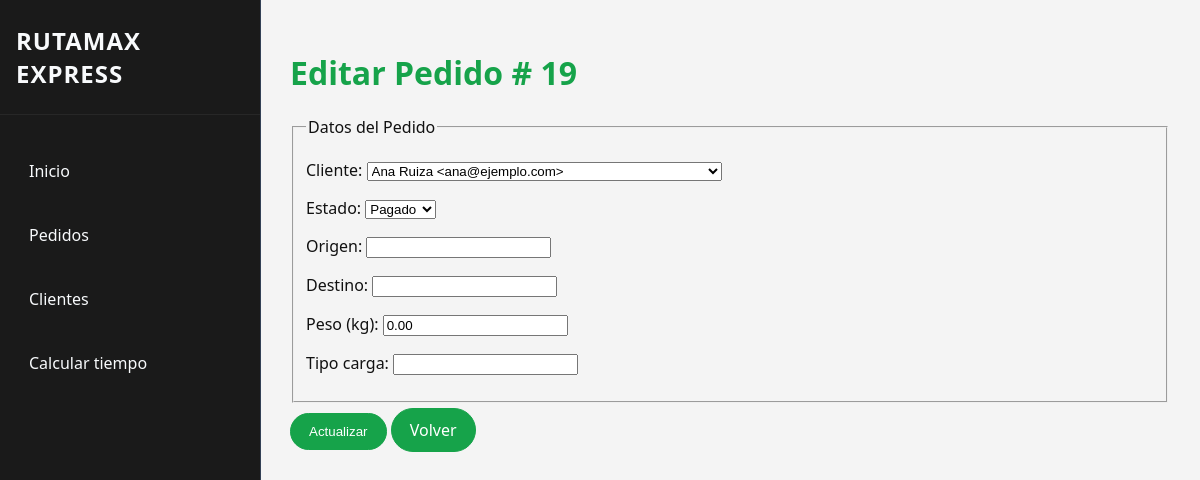
Page /pedidos/19/editar-items on the committed database.
### tienda/models.py (models this page shows, shortened)
class Pedido(models.Model):
    ESTADOS = [
        ("CREADO", "Creado"),
        ("PAGADO", "Pagado"),
        ("ENVIADO", "Enviado"),
        ("CERRADO", "Cerrado"),
    ]
    cliente = models.ForeignKey(Cliente, on_delete=models.CASCADE, related_name="pedidos")
    fecha = models.DateTimeField(auto_now_add=True)
    estado = models.CharField(max_length=7, choices=ESTADOS, default="CREADO")
    origen = models.CharField(max_length=200, blank=True, default="", verbose_name="Ciudad de origen")
    destino = models.CharField(max_length=200, blank=True, default="", verbose_name="Ciudad de destino")
    tipo_carga = models.CharField(max_length=100, blank=True, default="", verbose_name="Tipo de carga")
    peso_kg = models.DecimalField(max_digits=8, decimal_places=2, default=0, verbose_name="Peso (kg)")
    tiempo_estimado = models.DecimalField(max_digits=6, decimal_places=2, blank=True, null=True, verbose_name="Tiempo estimado (horas)")

### tienda/views.py (the view)
# urls.py: path("pedidos/<int:pk>/editar-items", views.editar_pedido_items, name="editar_pedido_items"),
@transaction.atomic
def editar_pedido_items(request, pk):
    pedido = get_object_or_404(Pedido, pk=pk)
    opciones = obtener_opciones()
    if request.method == "POST":
        pedido_form = PedidoSimpleForm(request.POST, instance=pedido, opciones=opciones)
        if pedido_form.is_valid():
            pedido = pedido_form.save(commit=False)
            pedido.tiempo_estimado = predecir_tiempo({
                "origen": pedido.origen,
                "destino": pedido.destino,
                "tipo_carga": pedido.tipo_carga,
                "peso_kg": float(pedido.peso_kg or 0),
            })
            pedido.save()
            return redirect("tienda:detalle_pedido", pk=pedido.pk)
    else:
        pedido_form = PedidoSimpleForm(instance=pedido, opciones=opciones)
    return render(request, "tienda/editar_pedido_items.html", {
        "pedido": pedido,
        "pedido_form": pedido_form,
        "opciones": opciones,
    })

### core/ia/tiempo_viaje/predictor.py (called while the page is built, shortened)
def cargar_recursos():
    global modelo, label_encoders, dataset
    if modelo is None:
        if os.path.exists(MODELO_JSON_PATH):
            modelo = cargar_recurso(MODELO_JSON_PATH, default=None)
        elif os.path.exists(MODELO_PATH):
            modelo = cargar_recurso(MODELO_PATH, default=None)
    if label_encoders is None:
        if os.path.exists(ENCODERS_JSON_PATH):
            label_encoders = cargar_recurso(ENCODERS_JSON_PATH, default={})
        elif os.path.exists(ENCODERS_PATH):
            label_encoders = cargar_recurso(ENCODERS_PATH, default={})
    if dataset is None:
        try:
            dataset = pd.read_csv(DATASET_PATH)
        except Exception as exc:
            print(f"Advertencia: no se pudo cargar '{DATASET_PATH}': {exc}")
            dataset = pd.DataFrame()

def obtener_opciones():
    cargar_recursos()
    opciones = {
        "tipos_carga": [],
        "origenes": [],
        "destinos": []
    }
    if opciones["tipos_carga"] == [] and not dataset.empty:
        opciones["tipos_carga"] = sorted(dataset["NATURALEZA"].dropna().unique()) if "NATURALEZA" in dataset.columns else []
    if opciones["origenes"] == [] and not dataset.empty:
        opciones["origenes"] = sorted(dataset["CARGUE"].dropna().unique()) if "CARGUE" in dataset.columns else []
    if opciones["destinos"] == [] and not dataset.empty:
        opciones["destinos"] = sorted(dataset["DESCARGUE"].dropna().unique()) if "DESCARGUE" in dataset.columns else []
    return opciones

### tienda/models.py (called while the page is built)
    def __str__(self):
        return f"{self.nombre} <{self.email}>"

### tienda/templates/tienda/editar_pedido_items.html (shortened to what this page needs)
{% extends 'tienda/base.html' %}
{% block content %}
    <h1>Editar Pedido # {{ pedido.id }}</h1>
    <form method="post">
        <fieldset>
            <legend>Datos del Pedido</legend>
            {{ pedido_form.as_p }}
        </fieldset>
        <button class="btn primary">Actualizar</button>
        <a class="btn primary" href="{% url 'tienda:detalle_pedido' pedido.pk %}">Volver</a>
    </form>
{% endblock %}

### tienda/static/css/main.css (style rules this page uses)
body { --bg: #f4f4f4; --surface: #ffffff; --surface-soft: #f8f8f8; --surface-light: #ffffff; --text: #111111; --text-muted: #4b5563; --accent: #16a34a; --accent-strong: #22c55e; --border: #d1d5db; font-family: 'Segoe UI', sans-serif; margin: 0; padding: 0; background-color: var(--bg); color: var(--text); }
h1 { color: var(--accent); }
.btn { display: inline-block; padding: 10px 18px; margin: 5px 0; color: var(--text); text-decoration: none; border-radius: 9999px; font-weight: 500; transition: background 0.3s, transform 0.2s, color 0.2s; background-color: var(--surface); border: 1px solid var(--border); }
.primary { background-color: var(--accent); border-color: var(--accent); color: #ffffff; }

### rows in the picture
Pedido: id "19", cliente "Ana Ruiza <ana@ejemplo.com>", estado "Pagado", peso_kg "0.00"
